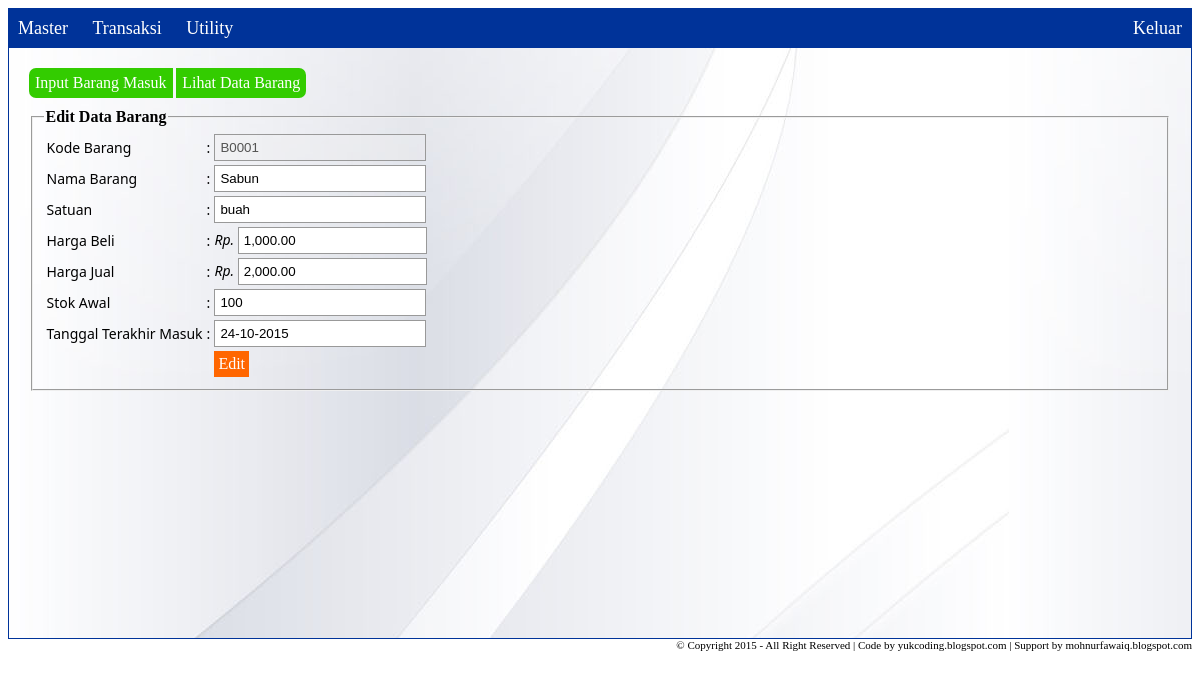
The app's page /?page=barang&action=edit&id=B0001 (signed in) with its own data.
### tables this page shows
CREATE TABLE IF NOT EXISTS `tb_barang` (
  `kode_barang` varchar(20) NOT NULL,
  `nama_barang` varchar(100) NOT NULL,
  `satuan` varchar(50) NOT NULL,
  `harga_beli` varchar(100) NOT NULL,
  `harga_jual` varchar(100) NOT NULL,
  `stok_awal` varchar(15) NOT NULL,
  `stok_terjual` varchar(15) NOT NULL,
  `stok_sisa` int(11) NOT NULL,
  `tanggal` varchar(12) NOT NULL
);

### inc/edit_barang.php (the view, shortened to what this page needs)
<?php
$id_brg = @$_GET['id'];
$sql2 = mysql_query("select * from tb_barang where kode_barang = '$id_brg'") or die (mysql_error());
$data2 = mysql_fetch_array($sql2);
?>
<fieldset>
   	<legend>Edit Data Barang</legend>
    <table>
        <tr>
        	<td>Kode Barang</td>
	        <td>:</td>
            <td><input type="text" id="kd_brg" value="<?php echo $data2['kode_barang']; ?>" disabled="disabled" /></td>
        </tr>
		<tr>
        	<td>Nama Barang</td>
	        <td>:</td>
            <td><input type="text" id="nm_brg" value="<?php echo $data2['nama_barang']; ?>" /></td>
        </tr>
        <tr>
        	<td>Satuan</td>
	        <td>:</td>
            <td><input type="text" id="satuan" value="<?php echo $data2['satuan']; ?>" /></td>
        </tr>
        <tr>
        	<td>Harga Beli</td>
	        <td>:</td>
            <td><i>Rp. </i><input type="text" id="hb" value="<?php echo $data2['harga_beli']; ?>" style="width:177px;" /></td>
        </tr>
        <tr>
        	<td>Harga Jual</td>
	        <td>:</td>
            <td><i>Rp. </i><input type="text" id="hj" value="<?php echo $data2['harga_jual']; ?>" style="width:177px;" /></td>
        </tr>
        <tr>
        	<td>Stok Awal</td>
	        <td>:</td>
            <td><input type="text" id="s_awal" value="<?php echo $data2['stok_awal']; ?>" /></td>
        </tr>
        <tr>
        	<td>Tanggal Terakhir Masuk</td>
	        <td>:</td>
            <td><input type="text" id="tgl" class="datepicker" value="<?php echo $data2['tanggal']; ?>" /></td>
        </tr>
        <tr>
        	<td></td>
            <td></td>
            <td><button id="edit">Edit</button></td>
        </tr>
	</table>
</fieldset>

### style/style.css (style rules this page uses)
body { font-family:"Segoe UI", Arial; font-size:14px; }
input[type="text"], input[type="password"], input[type="number"], textarea { border:1px solid #999; padding:5px; width:200px; }
button { padding:6px; border:0; color:#fff; font-size:16px; background-color:#3c0; font-family:"Franklin Gothic Medium", "Franklin Gothic Demi", "Franklin Gothic Book"; }
table.data button, table button { padding:4px; border:0; color:#fff; background-color:#f60; font-family:"Franklin Gothic Medium", "Franklin Gothic Demi", "Franklin Gothic Book"; }
legend { font-family:"Franklin Gothic Medium", "Franklin Gothic Demi", "Franklin Gothic Book"; font-size: 16px; font-weight: bold; }

### records on screen
tb_barang: kode_barang "B0001", nama_barang "Sabun", satuan "buah", harga_beli "1,000.00", harga_jual "2,000.00", stok_awal "100", tanggal "24-10-2015"
